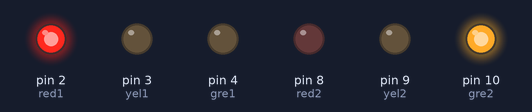
Bench run of a sketch on a simulated Arduino Uno, built with avr-gcc and run on an emulated ATmega328P. On the bench: output pins drawn as LEDs (lit = HIGH).

Above: at 1.0 s.
At 5.0 s:
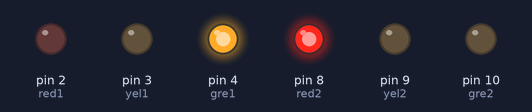
At 7.0 s:
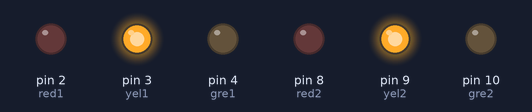
Timing chart, 0 to 10.4 s (numbered marks = the images above):
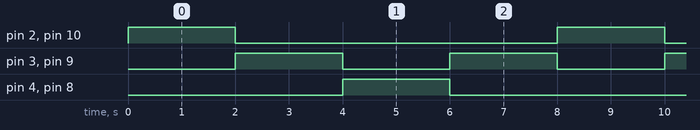

Measured:
- by itself, pin 2 (red1), pin 4 (gre1), pin 8 (red2), pin 10 (gre2): alternates HIGH for 2.0 s and LOW for 6.0 s
- by itself, pin 3 (yel1), pin 9 (yel2): alternates HIGH for 2.0 s and LOW for 2.0 s
- by itself, everything shown: repeats every 8.0 s, in 4 steps

The sketch:

trafficlightadditional.ino
```cpp
/*
online simulation: https://wokwi.com/projects/376815453439846401
*/

// first light
int red1 = 2;
int yel1 = 3;
int gre1 = 4;

// second ligh
int red2 = 8;
int yel2 = 9;
int gre2 = 10;


void setup() {
  pinMode(red1, OUTPUT);
  pinMode(yel1, OUTPUT);
  pinMode(gre1, OUTPUT);

  pinMode(red2, OUTPUT);
  pinMode(yel2, OUTPUT);
  pinMode(gre2, OUTPUT);

  // digitalWrite(red1, LOW);
  // digitalWrite(yel1, LOW);
  // digitalWrite(gre1, LOW);

  // digitalWrite(red2, LOW);
  // digitalWrite(yel2, LOW);
  // digitalWrite(gre2, LOW);

}

void loop() {
  // first red and second green
  digitalWrite(yel1, LOW);
  digitalWrite(yel2, LOW);
  digitalWrite(red1, HIGH);
  digitalWrite(gre2, HIGH);
  delay(2000);

  // // both yellow
  digitalWrite(red1, LOW);
  digitalWrite(gre2, LOW);
  digitalWrite(yel1, HIGH);
  digitalWrite(yel2, HIGH);
  delay(2000);


  // // second red and first green
  digitalWrite(yel1, LOW);
  digitalWrite(yel2, LOW);
  digitalWrite(gre1, HIGH);
  digitalWrite(red2, HIGH);
  delay(2000);


  // //both yellow
  digitalWrite(gre1, LOW);
  digitalWrite(red2, LOW);
  digitalWrite(yel2, HIGH);
  digitalWrite(yel1, HIGH);
  delay(2000);

}
```
